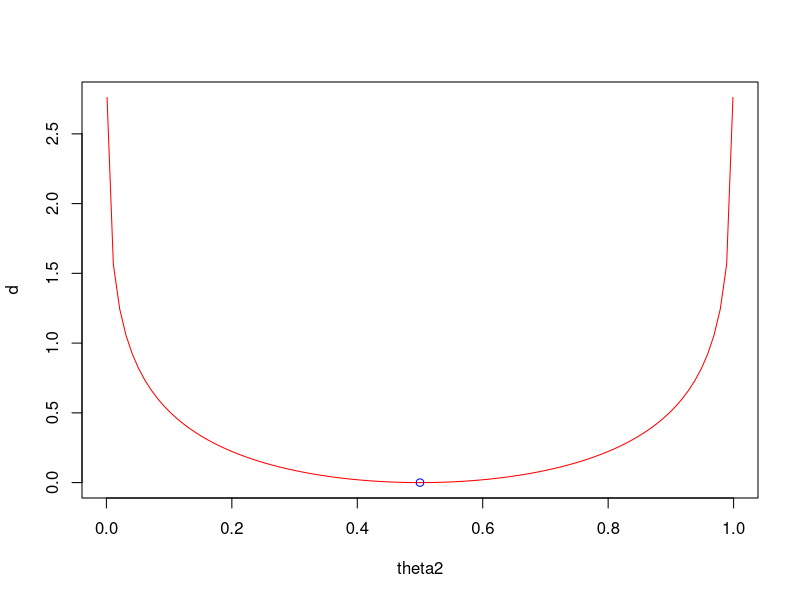

This chart was generated by the following R code:
library('pracma')


dis = function(theta1, theta2){
  return( theta1*log(theta1/theta2) + (1-theta1)*log((1-theta1)/(1-theta2)) )
}

theta1 = 0.5
theta2 = linspace(0.001, 0.999, 100)
d = matrix(,nrow = 100)
for (i in 1:100){
  d[i] = dis(theta1, theta2[i])
}

plot(theta2, d, type = 'l', col = 'red')
points(theta1,0, col = 'blue')
